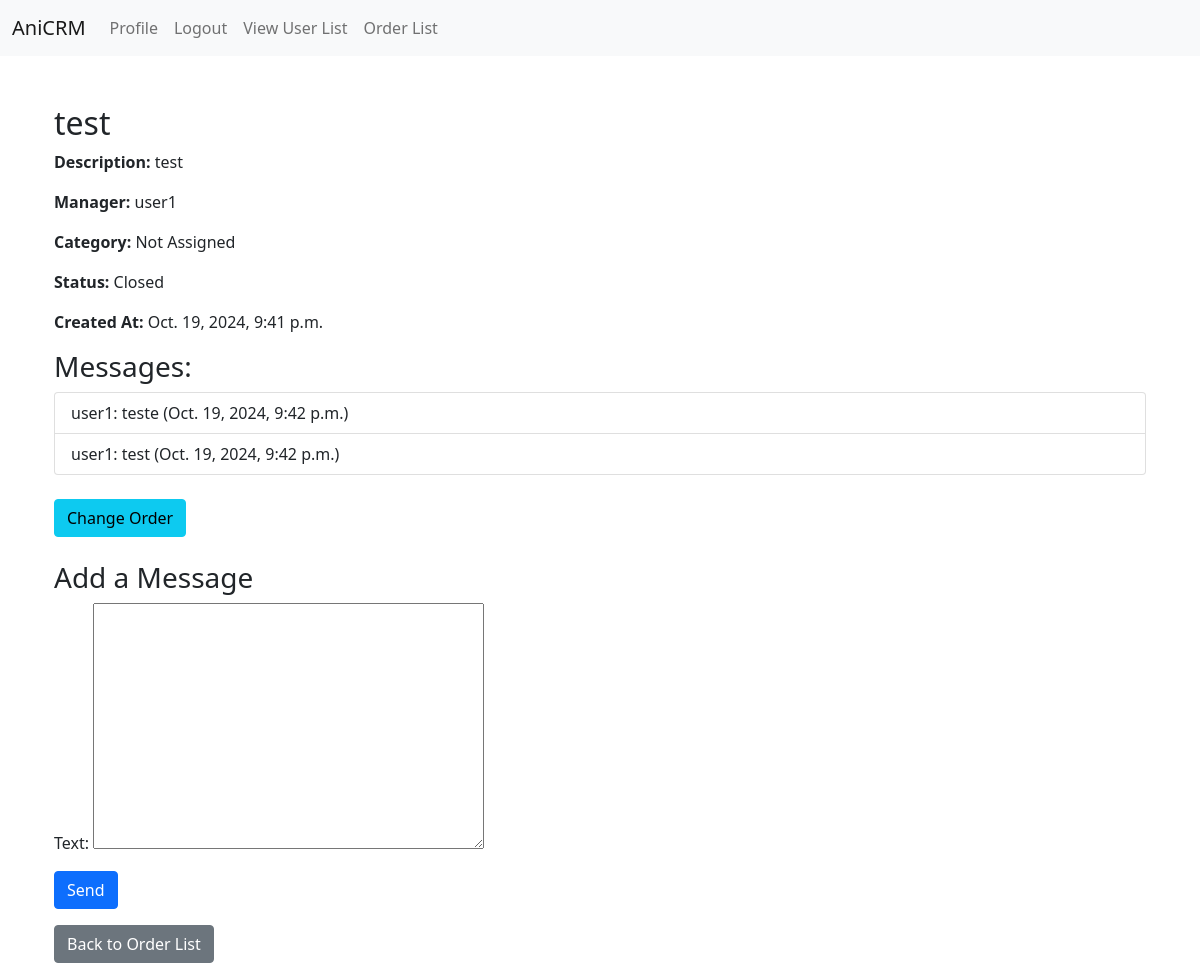
The page /orders/orders/3/ (signed in) on the database its author committed.
### orders/models.py (models this page shows, shortened)
class Order(models.Model):
    title = models.CharField(max_length=255)
    description = models.TextField()
    client = models.ForeignKey(User, related_name='orders', on_delete=models.CASCADE)
    manager = models.ForeignKey(User, related_name='managed_orders', on_delete=models.SET_NULL, null=True, blank=True)
    category = models.ForeignKey(Category, on_delete=models.SET_NULL, null=True)
    status = models.ForeignKey(Status, on_delete=models.SET_NULL, null=True)
    created_at = models.DateTimeField(auto_now_add=True)
    updated_at = models.DateTimeField(auto_now=True)

class Category(models.Model):
    name = models.CharField(max_length=255)

class Status(models.Model):
    name = models.CharField(max_length=255)

class Message(models.Model):
    order = models.ForeignKey(Order, related_name='messages', on_delete=models.CASCADE)
    sender = models.ForeignKey(User, on_delete=models.CASCADE)
    text = models.TextField()
    created_at = models.DateTimeField(auto_now_add=True)

### users/models.py (models this page shows)
class User(AbstractUser):
    bio = models.TextField(blank=True, null=True)
    is_manager = models.BooleanField(default=False)
    is_admin = models.BooleanField(default=False)

### orders/views.py (the view)
# urls.py: path('orders/<int:pk>/', order_detail_view, name='order_detail'),
@login_required
def order_detail_view(request, pk):
    order = get_object_or_404(Order, pk=pk)
    if request.user != order.client and not request.user.is_manager:
        return redirect('order_list')
    messages = order.messages.all()
    if request.method == 'POST':
        form = MessageForm(request.POST)
        if form.is_valid():
            message = form.save(commit=False)
            message.order = order
            message.sender = request.user
            message.save()
            return redirect('order_detail', pk=order.pk)
    else:
        form = MessageForm()
    return render(request, 'orders/order_detail.html', {'order': order, 'messages': messages, 'form': form})

### orders/forms.py
class MessageForm(forms.ModelForm):
    class Meta:
        model = Message
        fields = ['text']

### orders/templates/orders/order_detail.html (shortened to what this page needs)
{% extends 'base.html' %}
{% block content %}
  <div class="container mt-5">
    <h2>{{ order.title }}</h2>
    <p><strong>Description:</strong> {{ order.description }}</p>
    {% if user.is_manager %}
    <p><strong>Manager:</strong> {{ order.manager.username }}</p>
      <p><strong>Category:</strong> {{ order.category.name }}</p>
      <p><strong>Status:</strong> {{ order.status.name }}</p>
      <p><strong>Created At:</strong> {{ order.created_at }}</p>
      <h3>Messages:</h3>
      <ul class="list-group">
        {% for message in order.messages.all %}
          <li class="list-group-item">{{ message.sender.username }}: {{ message.text }} ({{ message.created_at }})</li>
        {% endfor %}
      </ul>
      <div class="mt-4">
        <a href="{% url 'edit_order' order.pk %}" class="btn btn-info">Change Order</a>
      </div>
      <h3 class="mt-4">Add a Message</h3>
      <form method="POST">
        {{ form.as_p }}
        <button type="submit" class="btn btn-primary">Send</button>
      </form>
    {% endif %}
    <a href="{% url 'order_list' %}" class="btn btn-secondary mt-3">Back to Order List</a>
  </div>
{% endblock %}

### rows shown on the page
Order: title "test", description "test", manager.username "user1", category.name "Not Assigned", status.name "Closed", created_at "Oct. 19, 2024, 9:41 p.m."
Message: sender.username "user1", text "teste", created_at "Oct. 19, 2024, 9:42 p.m."
Message: sender.username "user1", text "test", created_at "Oct. 19, 2024, 9:42 p.m."
